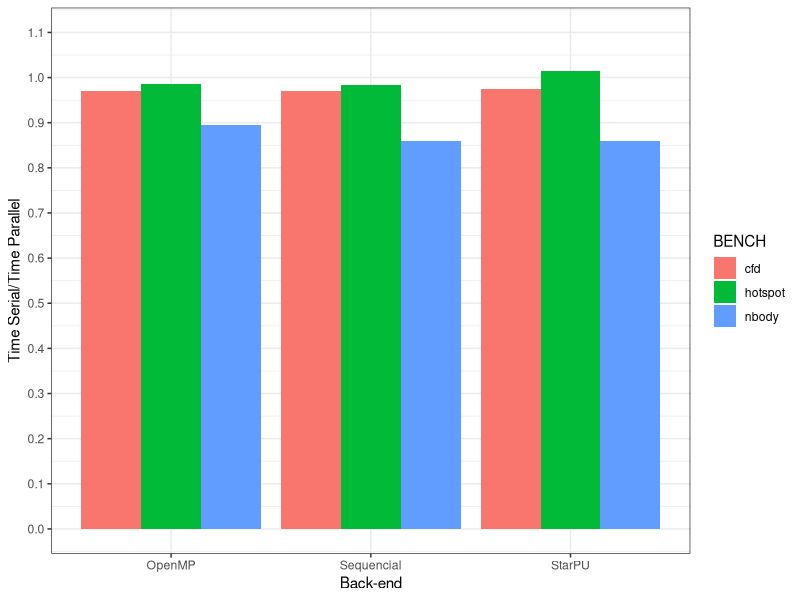

Reproduce this figure in R.
library(ggplot2)
library(plyr)
entry <- c("BENCH", "backend", "size", "block_size", "thread", "gpus")
dados_all <- read.csv("../dados/idcin-2/data_R.csv", header=TRUE, sep=";")
serial <- dados_all[grep("^SERIAL$",dados_all$backend),]

serial_stat <- ddply(serial, entry, summarise,
                     n=length(time), mean=mean(time), sd=sd(time),
                     se=sd/sqrt(n), ci=se*qt(.95/2 + .5, n-1))

#eliminate SERIAL                     
dados <- dados_all[dados_all$backend != "SERIAL",] 
# only 1 cpu executions
dados <- dados[dados$thread == 1,]
dados <- dados[dados$gpus == 0,]

#calculate speedup
dados$speedup <- 1:nrow(dados)
for(i in 1:nrow(dados)) {
    name <- dados[i,]$BENCH
    sz <- dados[i,]$size
    tserial <- serial_stat[(serial_stat$BENCH == name) & (serial_stat$size == sz),]$mean
    dados[i,]$speedup <-  tserial / dados[i,]$time
}

# rename backends
dados$backend <- ifelse(dados$backend == "PARALLEL_BACK_STARPU", "StarPU", as.character(dados$backend))
dados$backend <- ifelse(dados$backend == "PARALLEL_BACK_OPENMP", "OpenMP", as.character(dados$backend))
dados$backend <- ifelse(dados$backend == "PARALLEL_BACK_SERIAL", "Sequencial", as.character(dados$backend))

dados_stat <- ddply(dados, entry, summarise, 
                    n=length(speedup), mean=mean(speedup), sd=sd(speedup), se=sd/sqrt(n),
                    ci=se*qt(.95/2 + .5, n-1))

#dados_stat                   
# The errorbars overlapped, so use position_dodge to move them horizontally
#pd <- position_dodge(0.1) # move them .05 to the left and right

ggplot(dados_stat, aes(x=factor(backend), fill=BENCH, y=mean))+
    geom_bar(stat="identity", position="dodge") +
    theme_bw() +
    scale_y_continuous(limits=c(0,1.1), breaks=seq(0,1.1,0.1)) +
    xlab("Back-end") +
    ylab("Time Serial/Time Parallel")  